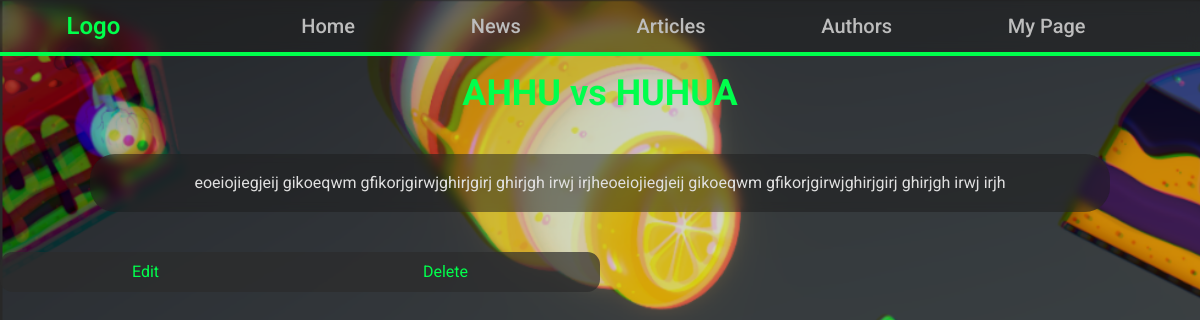
Screenshot of /main/news/1 with the database file from the repository.
### newsportal/models.py (models this page shows)
class Post(models.Model):
    title = models.CharField(max_length=255)
    content = models.TextField(max_length=15000)
    creation_date = models.DateTimeField(auto_now=True)
    author = models.ForeignKey("Author", on_delete=models.CASCADE, blank=True, null=True)

### newsportal/views.py (the view)
# urls.py: path('news/<int:pk>', New_Detail.as_view(), name="New_Detail"),
class New_Detail(DetailView):
    model = News
    template_name = "newsportal/News/News_Details.html"
    context_object_name = 'new'

### templates/newsportal/News/News_Details.html (shortened to what this page needs)
{% extends "default.html" %}
{% block Main%}
<div class="newsportal-post-Details-wrap">
    <h1 class="Text-Align-Center">
        {{new.title}}
    </h1>
    <h2 class="Text-Align-Center">
        {{new.content}}
    </h2>
    <div class="newsportal-post-wrap ">
        <a href="/main/news/{{new.id}}/edit">
            Edit
        </a>
        <a href="/main/news/{{new.id}}/delete">
            Delete
        </a>
    </div>
</div>
{% endblock Main%}

### static/style.css (style rules this page uses)
:root { --primary-color: #00ff4c; --primary-color-dark: #00e66f; --background-color: #1212128c; --surface-color: rgba(28, 28, 28, 0.5); --surface-color-less-transparent: rgba(44, 44, 44, 0.7); --text-primary: #E0E0E0; --text-secondary: #BDBDBD; --error-color: #E74C3C; }
* { font-size: 2vh; font-weight: 400; font-family: 'Roboto', sans-serif; color: var(--text-primary); box-sizing: border-box; }
html { height: 100%; }
body { background: url(BG.png) repeat; background-size: calc(3440px * 1.1) calc(1440px * 1.1); padding: 0; margin: 0; animation: BGAnim 150s ease-in-out infinite; }
h1, h2, h3 { margin: 0; padding: 0; }
h1 { color: var(--primary-color); font-weight: 700; font-size: 5vh; }
a { text-decoration: none; color: var(--primary-color); transition: color 0.2s ease-in-out; }
.Text-Align-Center { text-align: center; }
.newsportal-post-wrap { width: 50%; min-height: 5vh; background-color: var(--surface-color-less-transparent); border-radius: 12.5px; display: flex; justify-content: space-around; align-items: center; margin-top: 5vh; }
.newsportal-post-Details-wrap { width: 100%; }
.newsportal-post-Details-wrap h1 { width: 90%; margin: 2vh auto; font-size: 4.5vh; }
.newsportal-post-Details-wrap h2 { width: 85%; word-wrap: break-word; margin: 5vh auto; font-weight: 400; background-color: var(--surface-color); backdrop-filter: blur(5px); padding: 2vh; border-radius: 25px; line-height: 1.6; }

### rows the page displays
Post: title "AHHU vs HUHUA", content "eoeiojiegjeij gikoeqwm gfikorjgirwjghirjgirj ghirjgh irwj irjheoeiojiegjeij gikoeqwm gfikorjgirwjghirjgirj ghirjgh irwj irjh"
